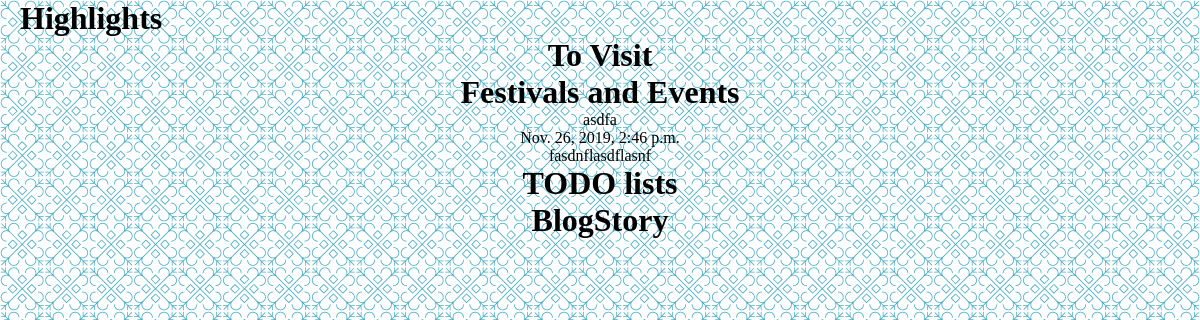
Before: / with the older database file.
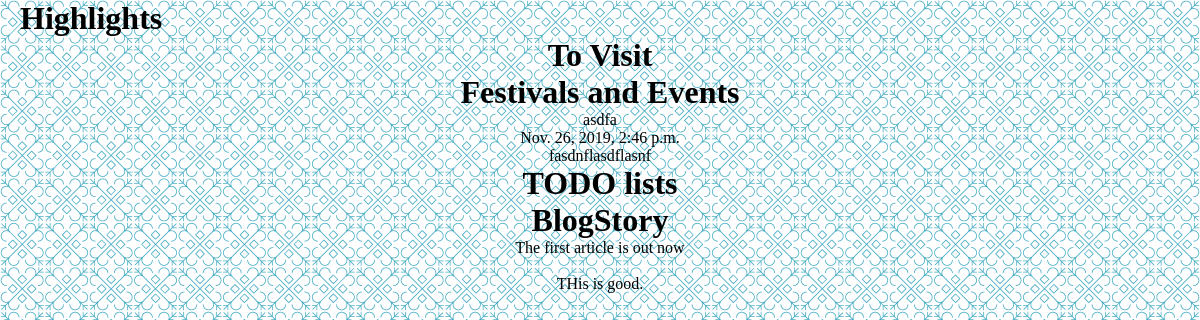
After: the same page with the newer database file.
### tourism/models.py (models this page shows, shortened)
class Festival(models.Model):
    title = models.CharField(max_length=50)
    slug = models.SlugField(max_length=255, unique=True,help_text="It will auto-complete automically!",default = '')
    image = models.ImageField(upload_to='festiveimages')
    datetime = models.DateTimeField()
    description = RichTextField()

class BlogStory(models.Model):
    title = models.CharField(max_length=100)
    slug = models.SlugField(max_length=255, unique=True,help_text="It will auto-complete automically!", default = '')
    image = models.ImageField(upload_to='Blogimages')
    body = RichTextField()
    author = models.ForeignKey(Author, on_delete=models.CASCADE, default='')
    Published_on = models.DateTimeField(auto_now=True)
    Updated_on = models.DateTimeField(auto_now_add=True)
    status = models.IntegerField(choices = STATUS, default=0)
    class META:
        ordering = ['-Published_on']

### tourism/views.py (the view)
# urls.py: 2. Add a URL to urlpatterns:  path('', views.home, name='home')
def home(request):
    pictures = TopPicture.objects.all()
    place = Place.objects.all()
    festival = Festival.objects.all()
    todolist = ToDolist.objects.all()
    blogstory = BlogStory.objects.all()
    return render(request, 'home.html', {'pictures':pictures,'place':place, 'festival':festival, 'todolist':todolist,'blogstory':blogstory  })

### tourism/templates/home.html (shortened to what this page needs)
{% load static %}
<!DOCTYPE html>
<html lang="en" dir="ltr">
  <head>
    <link rel="stylesheet" type="text/css" href="{% static 'css/style.css' %}">
  </head>
  <body>
    <div class="pictures">
      <h1>Highlights</h1></br>
    </div>
  <div class = "place">
    <h1>To Visit</h1>
  </div>
  <div class = "festival">
    <h1>Festivals and Events</h1>
    {% for festival in festival %}
    {{ festival.title }}</br>
    {{ festival.datetime }}</br>
    {{ festival.description }}</br>
    {% endfor %}
    </div>
    <div class = "todolist">
      <h1>TODO lists</h1>
      </div>
      <div class = "blogstory">
        <h1>BlogStory</h1>
        {% for blogstory in blogstory %}
        {{ blogstory.title }}</br>
        {{ blogstory.body |safe}}</br>
        {% endfor %}
        </div>
  </body>
</html>

### tourism/static/css/style.css (style rules this page uses)
* { padding:0; margin:0; }
body { background-image: url('static/images/tourismback.png'); }
body .pictures { padding-left: 20px; padding-right: 20px; vertical-align: middle; overflow-x: scroll; display: flex; }
body .place { text-align: center; }
body .festival { text-align: center; }
body .todolist { text-align: center; }
body .blogstory { text-align: center; }

Changed rows visible on the page:
added BlogStory: title "The first article is out now", body "THis is good."
